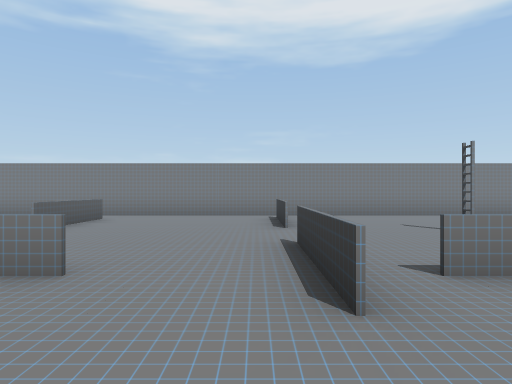
view 1 (above)

24 first-person views from a walk through a Unity game level. The camera is 1.3 m above the floor, looks level and sees 75° across. The floor is counted in squares, 2 m on a side. Each view is taken from the middle of a square. On the plan, view 1 faces up. The plan holds only what a view shows up to about 10 squares ahead; the rest is blank. The player character is not drawn. Some surface patterns are stand-ins.

view 2
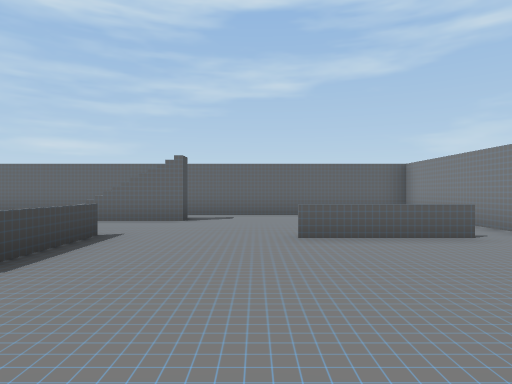

view 3
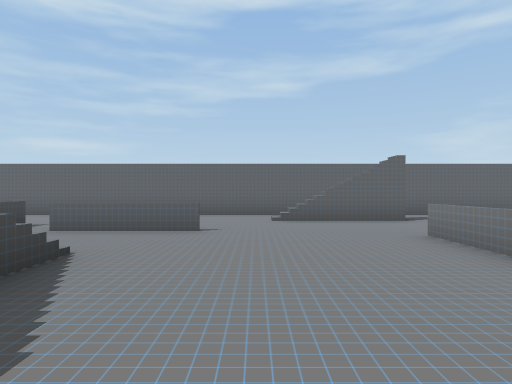

view 4
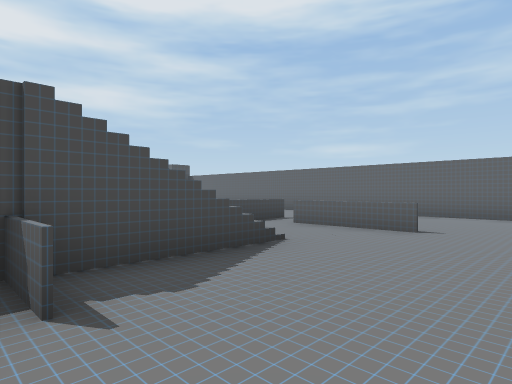

view 5
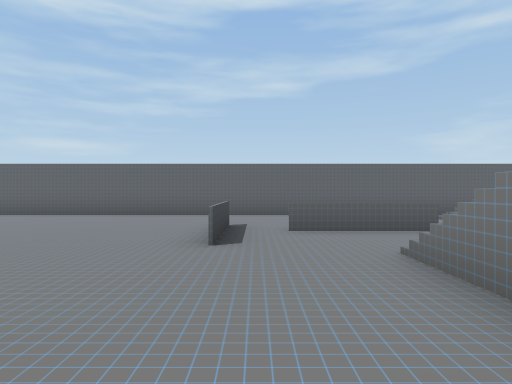

view 6
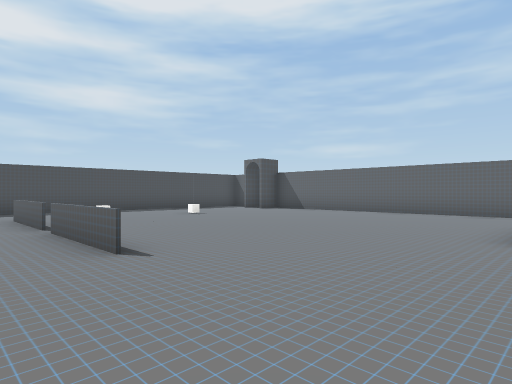

view 7
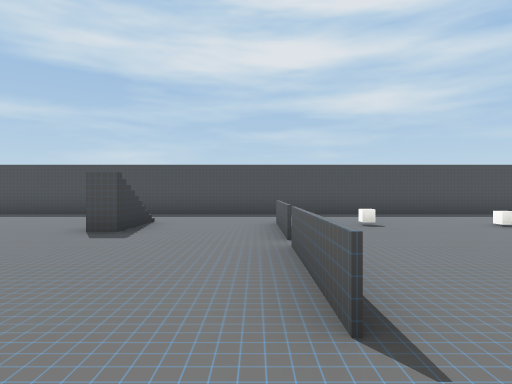

view 8
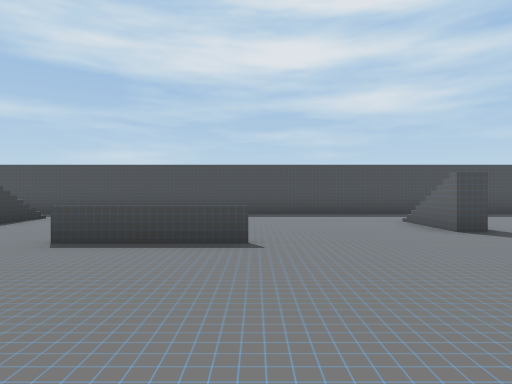

view 9
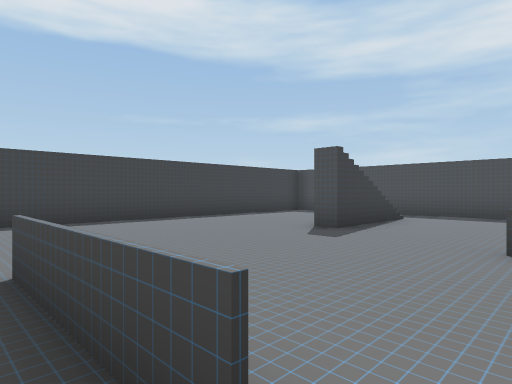

view 10
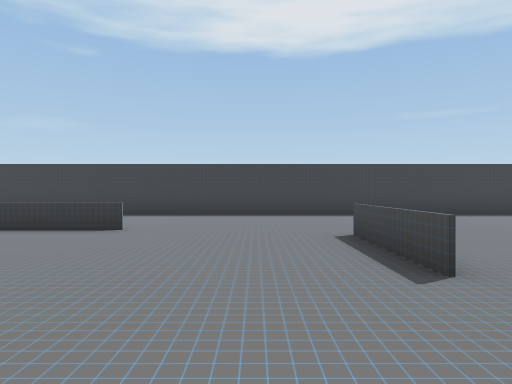

view 11
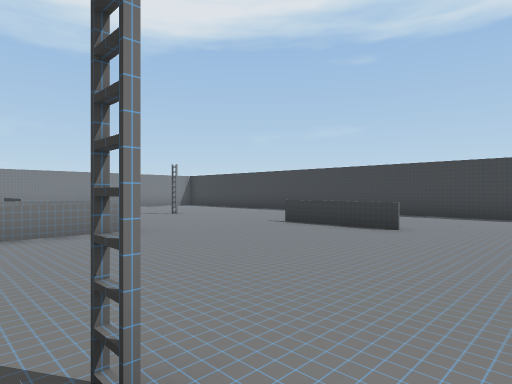

view 12
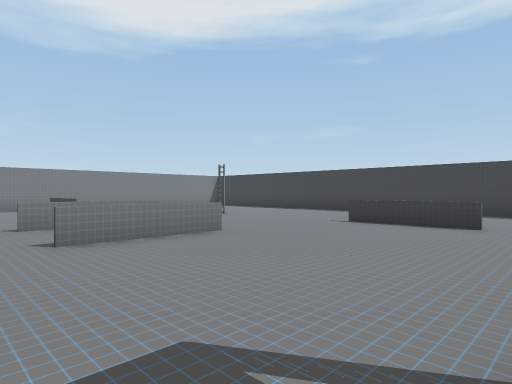

view 13
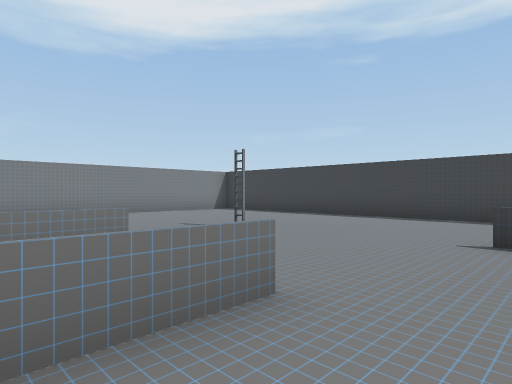

view 14
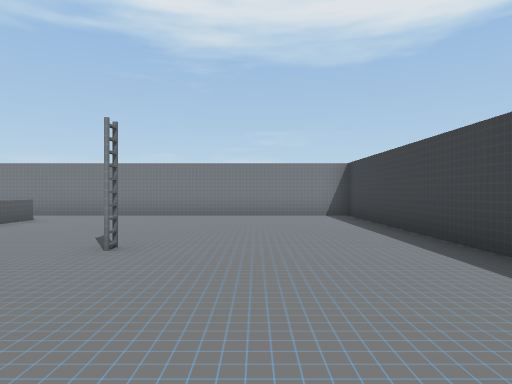

view 15
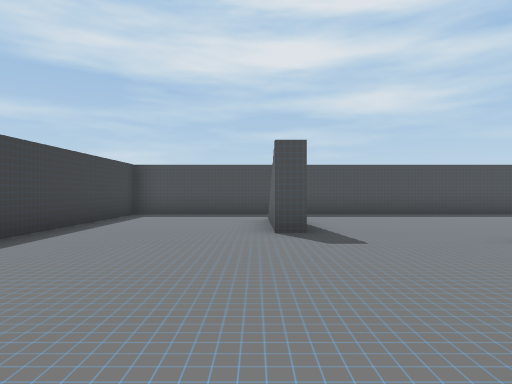

view 16
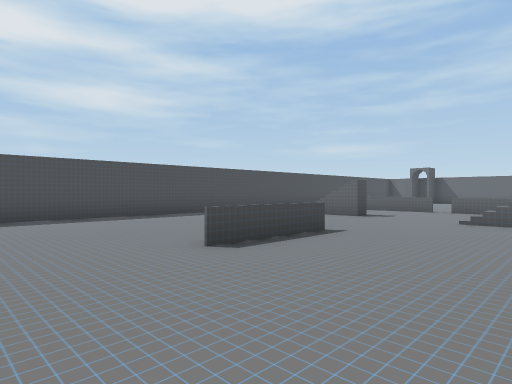

view 17
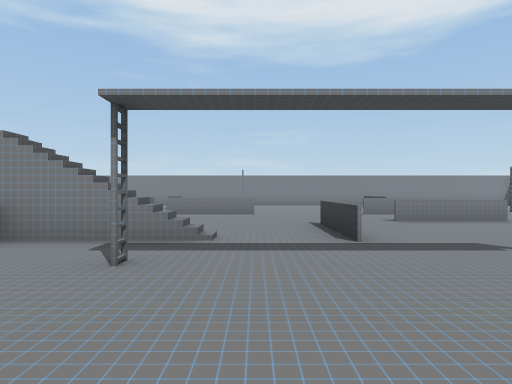

view 18
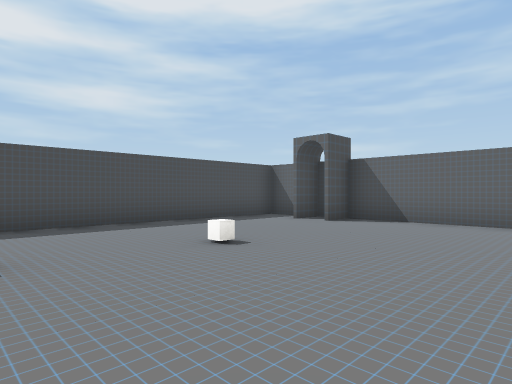

view 19
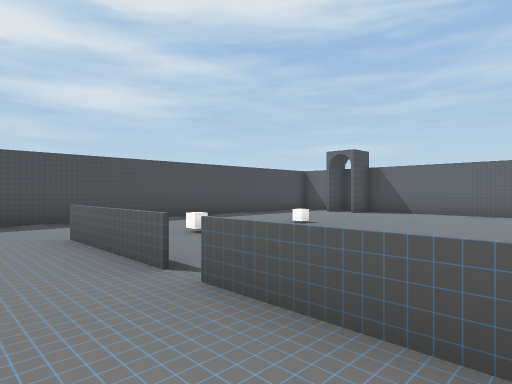

view 20
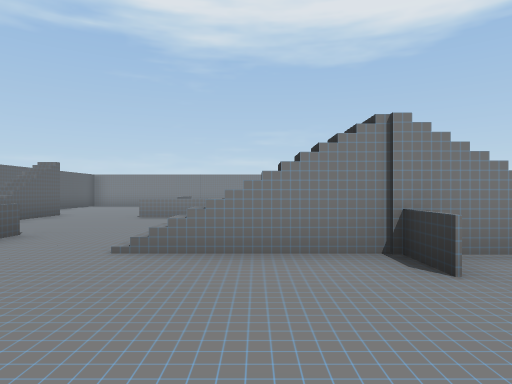

view 21
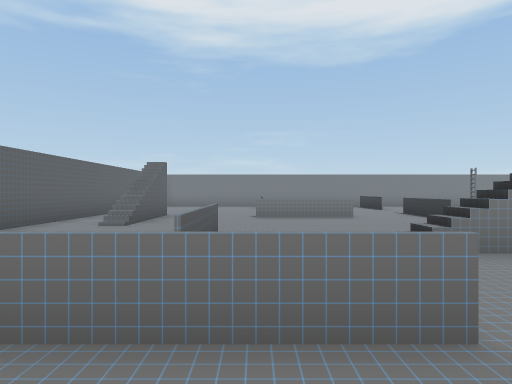

view 22
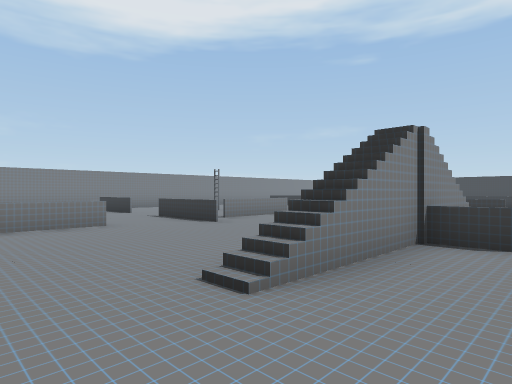

view 23
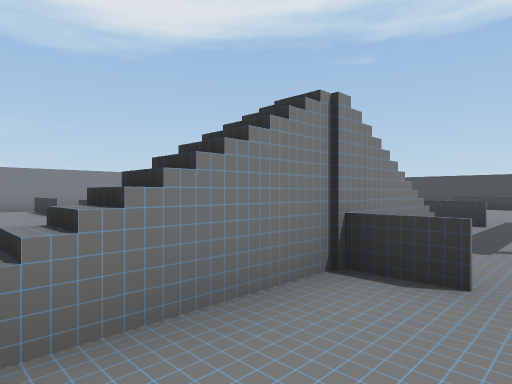

view 24
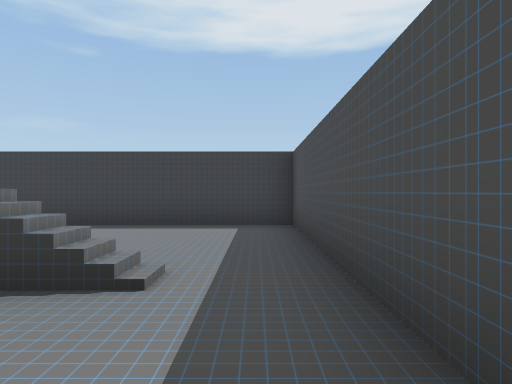

### Floor plan
Points are (right, up) in squares from view 1. A wall is a line through its corners. A room is listed if a view was taken in it or the views show most of it. See-through windows are left out.
Room 1 (views 1, 2, 3, 4, 22, 23)
walls: (-1.6, -2) (0.5, -2); (-1.1, -2.5) (-1.1, -1.9); (1.6, 9.2) (-8.4, 9.2) (-8.4, -6.5)
low walls: (-4.6, -0.9) (-4.6, -1.6); (0.5, 1.6) (0.5, 4.2); (-0.7, -2.5) (-0.7, -1.9); (0.5, 6) (0.5, 8.4); (-3.7, 8.1) (-3.7, 7.4); (-5.6, -4.5) (-3, -4.5)
ways out: opening at (-2, -4) to room 2; opening at (1, 0.5) to room 2; opening at (1, 5) to room 2
objects: other object (-5, -3); other object (-5, -2); other object (-4, 3); other object (-4, 6); other object (-4, 7); other object (-3, 3) to (-2, 3)
Room 2 (views 5, 6, 7, 8, 9, 10, 11, 12, 13, 14, 15, 16, 17, 18, 19, 20, 21, 24)
walls: (2.6, -2.5) (1.6, -2.5); (0.5, -3.5) (0.5, -2.5) (-1.6, -2.5); (0.6, -0.9) (0.6, -2); (-8.4, -6.5) (-8.4, -13.2); (-8.4, -14.9) (-8.4, -15.7) (16.5, -15.7) (16.5, 9.2) (1.6, 9.2)
low walls: (5.3, -1.6) (5.3, -0.1); (9.5, -6.5) (12.1, -6.5); (0.6, -7.4) (0.6, -10); (9.6, 0.4) (7, 0.4); (12.7, -1.6) (12.7, -0.1); (0.6, -10.5) (0.6, -13.1); (-3, -4.6) (-5.1, -4.6); (8.8, 5.2) (8.8, 7.4); (8.8, 7.8) (8.8, 6.6)
ways out: opening at (-2, -4) to room 1; opening at (1, 0.5) to room 1; opening at (1, 5) to room 1; gap at (1, -10)
objects: other object (-8, -14); other object (2, 3); other object (3, -4); other object (3, 3); other object (3, 5) to (4, 6); other object (5, -2); other object (5, 0); other object (8, -10); other object (8, 3); other object (9, -10); other object (9, 3); other object (13, -2); other object (13, 0)

Positions as (right, up) in squares from view 1, and headings:
1: (0, 0), facing up
2: (1, 5), facing left
3: (1, 0), facing left
4: (1, 1), facing down-left
5: (1, -4), facing left
6: (2, -4), facing down-left
7: (1, -6), facing down
8: (7, -6), facing down
9: (9, -6), facing down-right
10: (7, -5), facing right
11: (7, -5), facing up-right
12: (6, -4), facing up-right
13: (8, -1), facing up-right
14: (14, 0), facing up
15: (13, -6), facing down
16: (12, -7), facing down-left
17: (4, -7), facing up
18: (-1, -9), facing down-left
19: (2, -8), facing down-left
20: (-1, -6), facing up
21: (-4, -6), facing up
22: (-4, -4), facing up-right
23: (-2, -4), facing up-right
24: (10, -15), facing right
